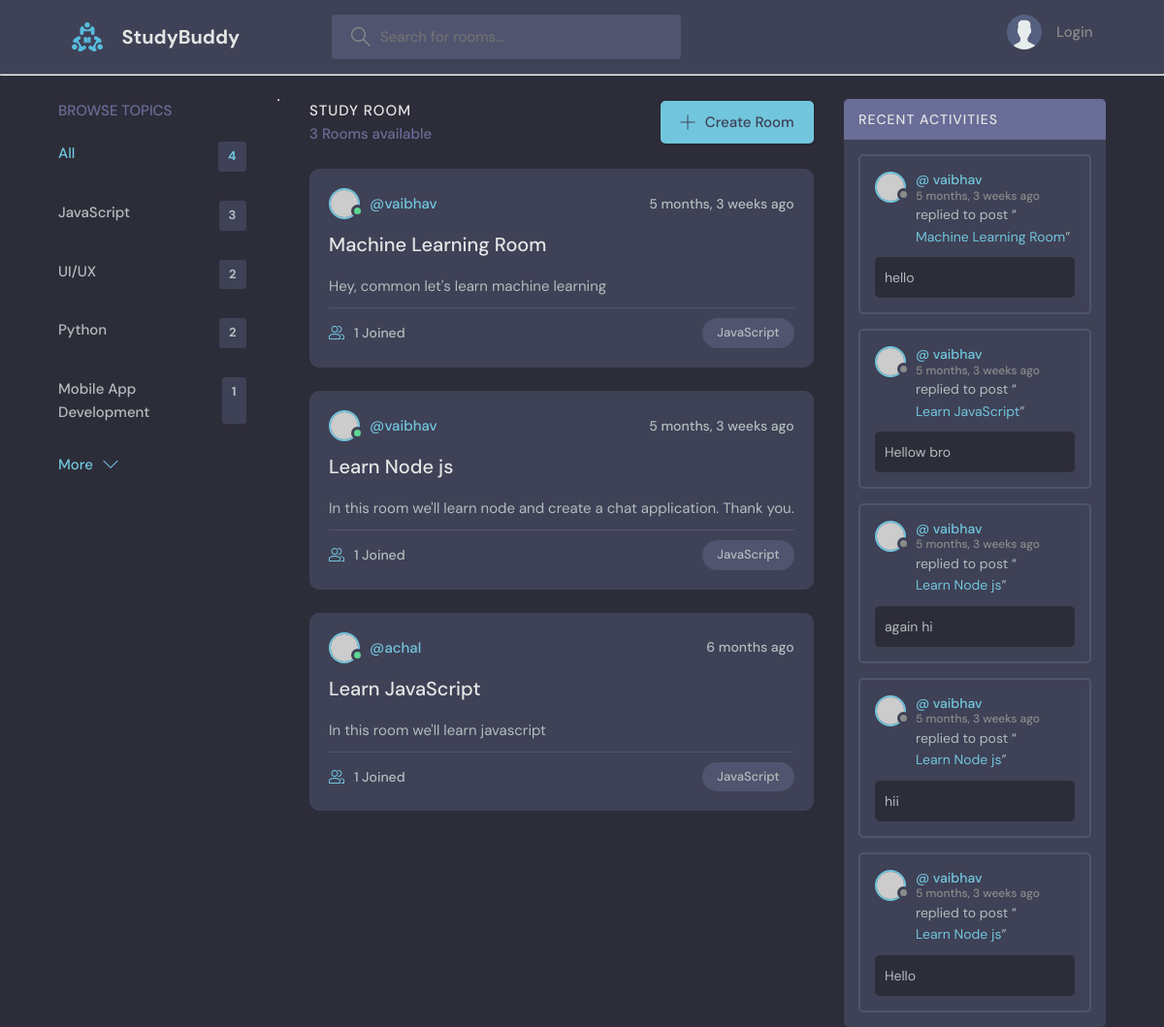
Before: /?q=JavaScript with the older database file.
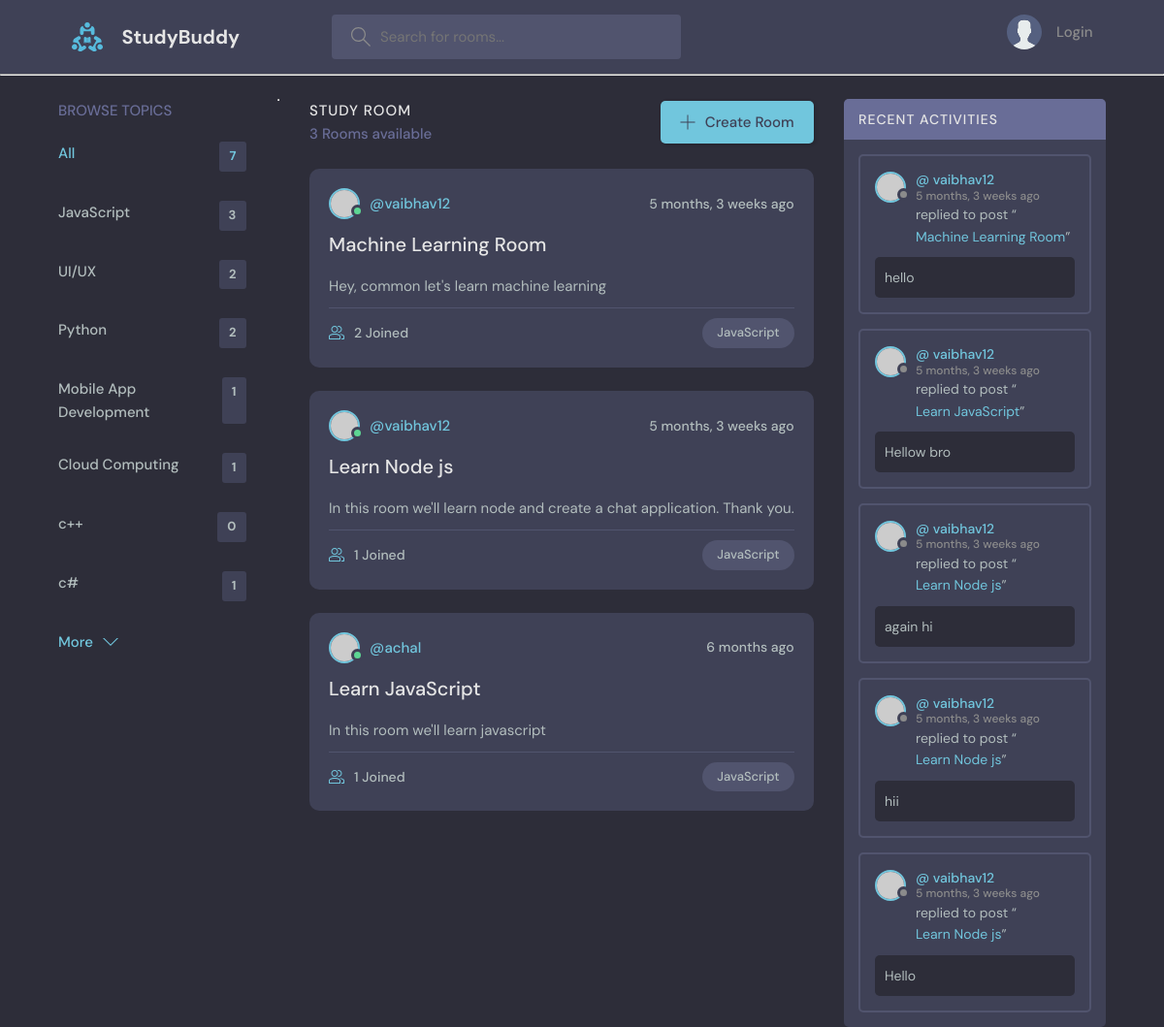
After: the same page with the newer database file.
### base/models.py (models this page shows, shortened)
class Topic(models.Model):
    name = models.CharField(max_length=150)

class Room(models.Model):
    host = models.ForeignKey(User, on_delete=models.SET_NULL, null=True)
    topic = models.ForeignKey(Topic, on_delete=models.SET_NULL, null=True)
    participants = models.ManyToManyField(User, related_name='participants')
    name = models.CharField(max_length=200)
    description = models.TextField(blank=True, null=True)
    updated = models.DateTimeField(auto_now=True)
    created = models.DateTimeField(auto_now_add=True)
    class Meta:
        ordering = ['-updated', '-created']

class Message(models.Model):
    user = models.ForeignKey(User, on_delete=models.CASCADE)
    room = models.ForeignKey(Room, on_delete=models.CASCADE)
    body = models.TextField()
    updated = models.DateTimeField(auto_now=True)
    created = models.DateTimeField(auto_now_add=True)
    class Meta:
        ordering = ['-updated', '-created']

### base/views.py (the view)
# urls.py: path("", home, name="home" ),
def home(request):
    q = request.GET.get('q') if request.GET.get('q') else ''
    rooms = Room.objects.filter(
        Q(topic__name__icontains=q) |
        Q(name__icontains=q) |
        Q(description__icontains=q)
        )
    rooms_count = rooms.count()
    topics = Topic.objects.all()
    room_messages = Message.objects.filter(Q(room__topic__name__icontains=q))
    context = { 'rooms': rooms, 'topics': topics, 'rooms_count': rooms_count, 'room_messages': room_messages}
    return render(request, 'base/home.html', context)

### base/templates/base/home.html (shortened to what this page needs)
{% extends 'base/base.html' %}
{% block content %}
<main class="layout layout--3">
  <div class="container">
    {% include 'base/components/topics_component.html' %}
    <div class="roomList">
      <div class="roomList__header">
        <div>
          <h2>Study Room</h2>
          <p>{{rooms_count}} Rooms available</p>
        </div>
        <a class="btn btn--main" href="{% url 'create-room' %}">
          <svg version="1.1" xmlns="http://www.w3.org/2000/svg" width="32" height="32" viewBox="0 0 32 32">
            <title>add</title>
            <path
              d="M16.943 0.943h-1.885v14.115h-14.115v1.885h14.115v14.115h1.885v-14.115h14.115v-1.885h-14.115v-14.115z"
            ></path>
          </svg>
          Create Room
        </a>
      </div>
      {% include 'base/components/feed_component.html' %}
    </div>
    <div class="activities">
      <div class="activities__header">
        <h2>Recent Activities</h2>
      </div>
      {% include 'base/components/activity_component.html' %}
    </div>
  </div>
</main>
{% endblock content %}

### base/templates/base/components/topics_component.html
<div class="topics">
    <div class="topics__header">
      <h2>Browse Topics</h2>
    </div>
    <ul class="topics__list">
      <li>
          <a href="{% url 'home' %}" class="active">All <span>{{topics.count}} </span></a>
        </li>
        {% for topic in topics %}
        <li>
            <a href="{% url 'home' %}?q={{topic.name}}">{{topic.name}} <span>{{topic.room_set.all.count}} </span></a>
        </li>
        {% endfor %}
    </ul>
    <a class="btn btn--link" href="topics.html">
      More
      <svg version="1.1" xmlns="http://www.w3.org/2000/svg" width="32" height="32" viewBox="0 0 32 32">
        <title>chevron-down</title>
        <path d="M16 21l-13-13h-3l16 16 16-16h-3l-13 13z"></path>
      </svg>
    </a>
  </div>
<hr>

### base/templates/base/components/feed_component.html (shortened to what this page needs)
{% for room in rooms %}
<div class="roomListRoom">
    <div class="roomListRoom__header">
      <a href="{% url 'profile' room.host.id %}" class="roomListRoom__author">
        <div class="avatar avatar--small active">
          <img src="https://randomuser.me/api/portraits/men/11.jpg" />
        </div>
        <span>@{{room.host.username}}</span>
      </a>
      <div class="roomListRoom__actions">
        <span>{{room.created|timesince}} ago</span>
      </div>
    </div>
    <div class="roomListRoom__content">
      <a href="{% url 'room' room.id %}">{{room.name}}</a>
      <p>
        {{room.description}}
      </p>
    </div>
    <div class="roomListRoom__meta">
      <a class="roomListRoom__joined">
        {{room.participants.all.count}} Joined
      </a>
      <p class="roomListRoom__topic">{{room.topic.name}}</p>
    </div>
</div>
{% endfor %}

### base/templates/base/components/activity_component.html (shortened to what this page needs)
{% for message in room_messages %}
<div class="activities__box">
    <div class="activities__boxHeader roomListRoom__header">
      <a href="{% url 'profile' message.user.id %}" class="roomListRoom__author">
        <div class="avatar avatar--small">
          <img src="https://randomuser.me/api/portraits/women/11.jpg" />
        </div>
        <p>
          @ {{message.user}}
          <span>{{message.created|timesince}} ago</span>
        </p>
      </a>
    </div>
    <div class="activities__boxContent">
      <p>replied to post “<a href="{% url 'room' message.room.id %}">{{message.room.name}} </a>”</p>
      <div class="activities__boxRoomContent">
        {{message.body}}
      </div>
    </div>
</div>
{% endfor %}

Changed rows visible on the page:
added Topic: name "Cloud Computing", room_set.all.count "1"
added Topic: name "c++", room_set.all.count "0"
added Topic: name "c#", room_set.all.count "1"
changed through a linked row, Room "Machine Learning Room": host.username "vaibhav" → "vaibhav12"; participants.all.count "1" → "2"
changed through a linked row, Room "Learn Node js": host.username "vaibhav" → "vaibhav12"
changed through a linked row, Message "hello": user "vaibhav" → "vaibhav12"
changed through a linked row, Message "Hellow bro": user "vaibhav" → "vaibhav12"
changed through a linked row, Message "again hi": user "vaibhav" → "vaibhav12"
changed through a linked row, Message "hii": user "vaibhav" → "vaibhav12"
changed through a linked row, Message "Hello": user "vaibhav" → "vaibhav12"
Other visible differences:
{{ topics.count }}: "4" → "7"
